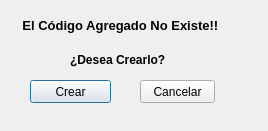
<?xml version="1.0" encoding="UTF-8"?>
<ui version="4.0">
 <class>Dialog</class>
 <widget class="QDialog" name="Dialog">
  <property name="geometry">
   <rect>
    <x>0</x>
    <y>0</y>
    <width>268</width>
    <height>131</height>
   </rect>
  </property>
  <property name="windowTitle">
   <string>Crear Producto</string>
  </property>
  <property name="windowIcon">
   <iconset resource="resource.qrc">
    <normaloff>:/new/prefix2/icono.png</normaloff>:/new/prefix2/icono.png</iconset>
  </property>
  <widget class="QPushButton" name="pushButton_crear">
   <property name="geometry">
    <rect>
     <x>30</x>
     <y>80</y>
     <width>81</width>
     <height>23</height>
    </rect>
   </property>
   <property name="text">
    <string>Crear</string>
   </property>
   <property name="icon">
    <iconset resource="resource.qrc">
     <normaloff>:/new/prefix1/aceptar.png</normaloff>:/new/prefix1/aceptar.png</iconset>
   </property>
  </widget>
  <widget class="QPushButton" name="pushButton_cancelar">
   <property name="geometry">
    <rect>
     <x>140</x>
     <y>80</y>
     <width>75</width>
     <height>23</height>
    </rect>
   </property>
   <property name="text">
    <string>Cancelar</string>
   </property>
   <property name="icon">
    <iconset resource="resource.qrc">
     <normaloff>:/new/prefix1/cancelar.png</normaloff>:/new/prefix1/cancelar.png</iconset>
   </property>
  </widget>
  <widget class="QLabel" name="label">
   <property name="geometry">
    <rect>
     <x>-10</x>
     <y>10</y>
     <width>251</width>
     <height>31</height>
    </rect>
   </property>
   <property name="font">
    <font>
     <pointsize>10</pointsize>
     <weight>75</weight>
     <bold>true</bold>
    </font>
   </property>
   <property name="text">
    <string>         El Código Agregado No Existe!!</string>
   </property>
  </widget>
  <widget class="QLabel" name="label_2">
   <property name="geometry">
    <rect>
     <x>70</x>
     <y>50</y>
     <width>101</width>
     <height>20</height>
    </rect>
   </property>
   <property name="font">
    <font>
     <pointsize>9</pointsize>
     <weight>75</weight>
     <bold>true</bold>
    </font>
   </property>
   <property name="text">
    <string>¿Desea Crearlo?</string>
   </property>
  </widget>
 </widget>
 <resources>
  <include location="resource.qrc"/>
 </resources>
 <connections/>
</ui>
